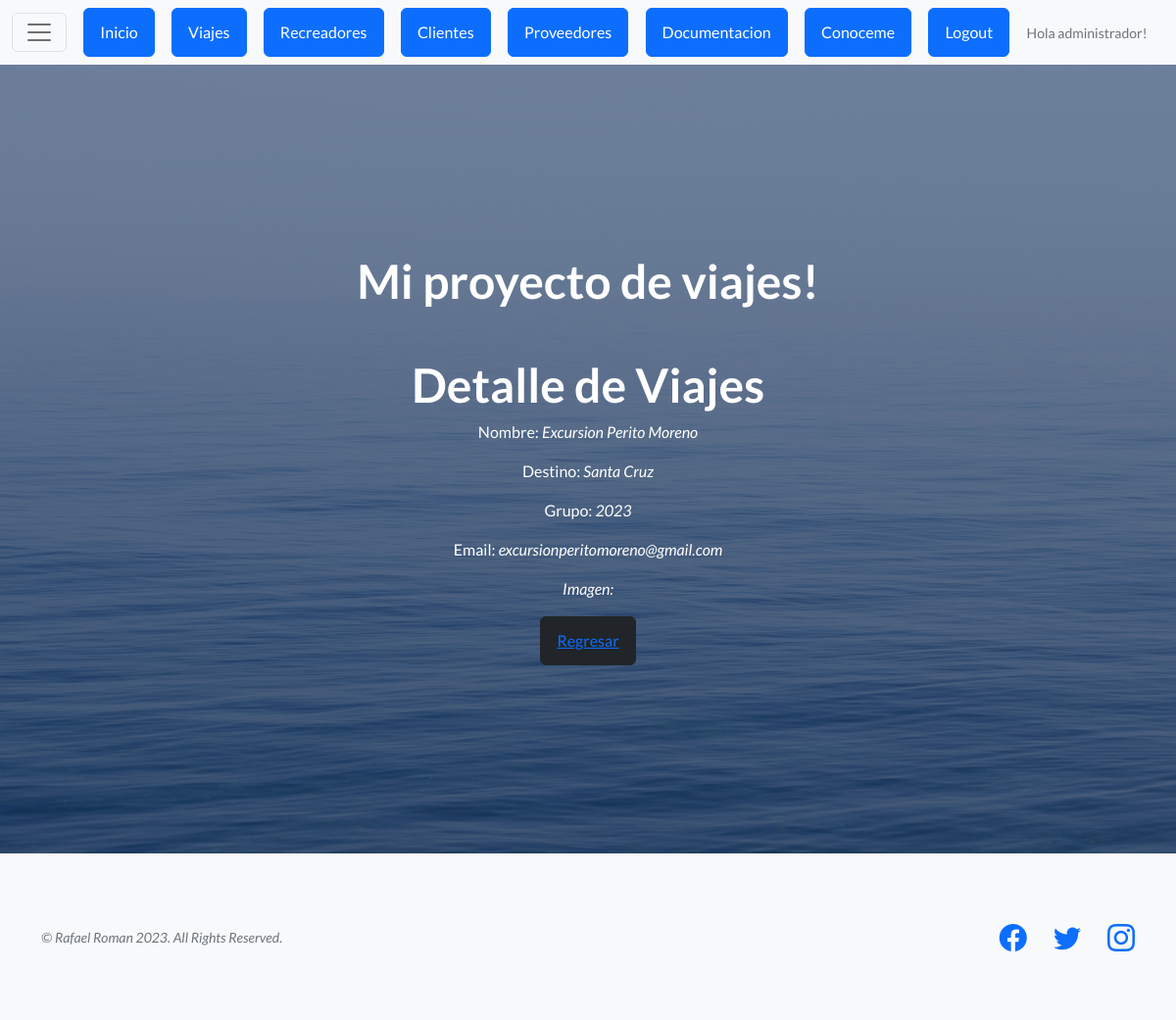
Page /proyecto/viajes/detalle//26/ (signed in) on the earlier database version.
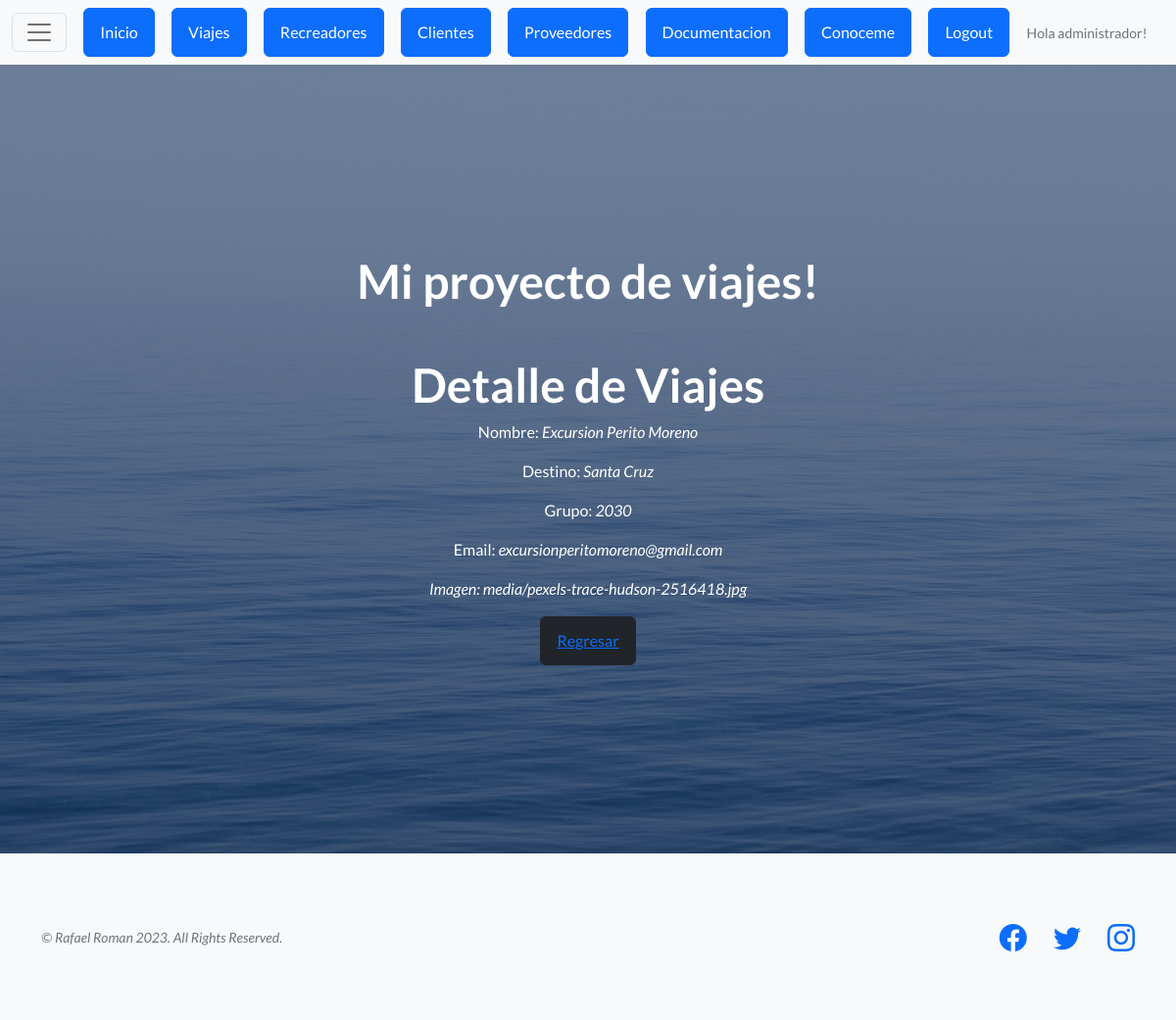
Same page on the later database version.
### appexcursiones/models.py (models this page shows, shortened)
class Viajes(models.Model):
    nombre = models.CharField(max_length=50)
    destino = models.CharField(max_length=50)
    grupo = models.IntegerField()
    email= models.EmailField(max_length=80)
    imagen_viaj= models.ImageField(null=True, blank=True, upload_to="media")

### appexcursiones/views.py (the view)
# urls.py: path('viajes/detalle//<pk>/', views.ViajesDetailViews.as_view(), name="proyecto-viajes-detail"),
class ViajesDetailViews(LoginRequiredMixin, DetailView):
    model = Viajes
    template_name = "Appnuevo/viajes_detail.html"

### appexcursiones/templates/Appnuevo/viajes_detail.html
{% extends "Appnuevo/base.html" %}
{% load static %}
{% block contenido %}
<h1>Detalle de Viajes</h1>
<p>Nombre: <i>{{viajes.nombre}} </i></p>
<p>Destino: <i>{{viajes.destino}}</i></p>
<p>Grupo: <i>{{viajes.grupo}}</i></p>
<p>Email: <i>{{viajes.email}}</p>
<p>Imagen: <i>{{viajes.imagen_viaj}}</p>
<button type="button" class="btn btn-dark"><a href="{% url 'proyecto-viajes-list' %}">Regresar</a></button>
{% endblock contenido %}

Differences in the rows shown:
changed Viajes "Excursion Perito Moreno": grupo "2023" → "2030"; imagen_viaj (not shown) → "media/pexels-trace-hudson-2516418.jpg"
